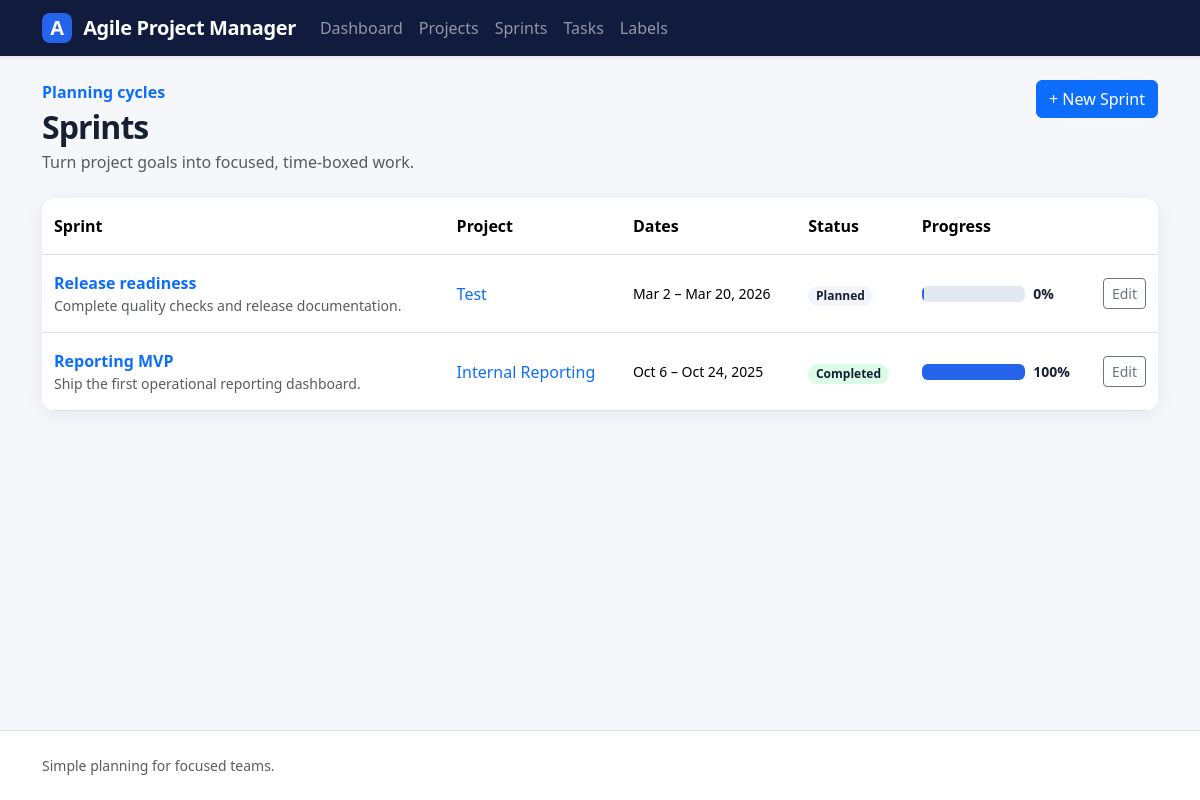
Page /sprints/ on the earlier database version.
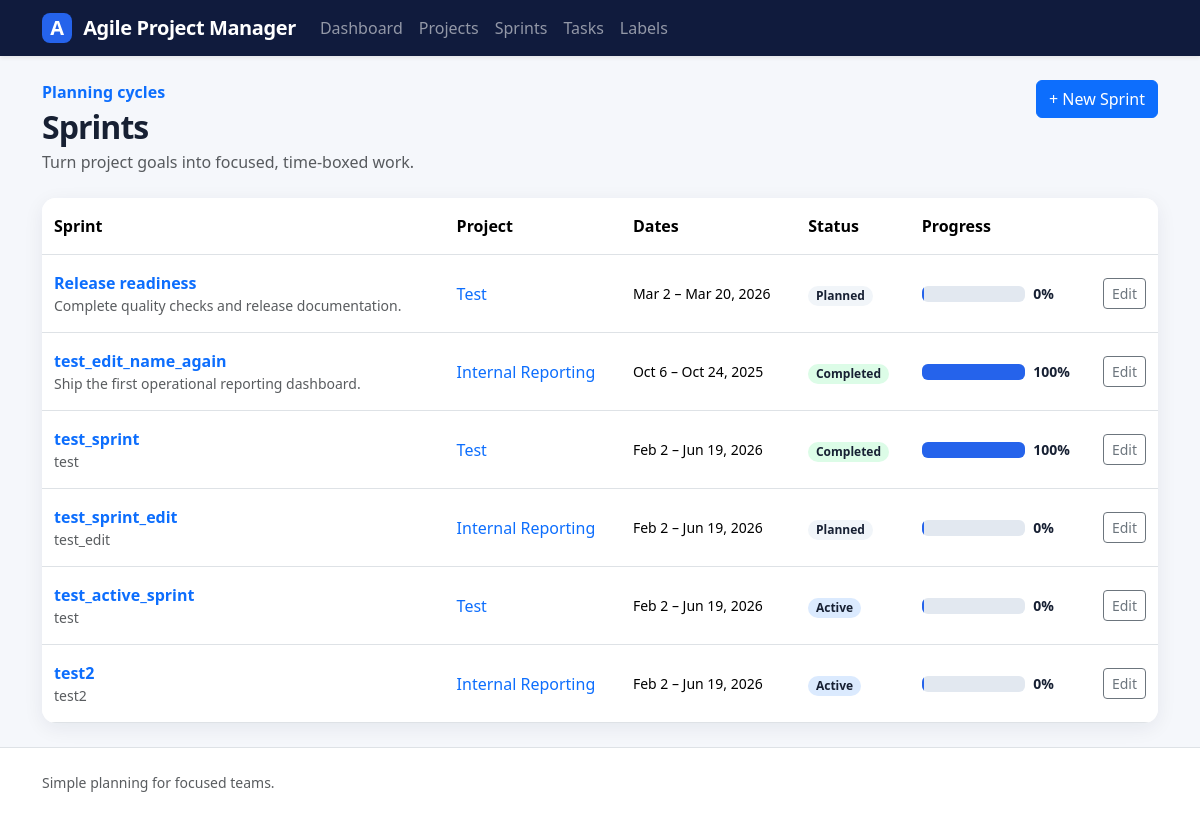
Same page on the later database version.
### sprints/models.py (models this page shows, shortened)
class Sprint(models.Model):
    class StatusChoices(models.TextChoices):
        PLANNED = 'planned', 'Planned'
        ACTIVE = 'active', 'Active'
        COMPLETED = 'completed', 'Completed'
    project = models.ForeignKey(Project, on_delete=models.CASCADE)
    name = models.CharField(
        max_length=100,
        validators=[MinLengthValidator(4)],
    )
    goal = models.CharField(max_length=100)
    start_date = models.DateField()
    end_date = models.DateField()
    status = models.CharField(choices=StatusChoices.choices, max_length=10)
    @property
    def progress(self):
        total_tasks = self.task_set.count()
        if total_tasks == 0:
            return 0
        completed_tasks = self.task_set.filter(status='completed').count()
        return round((completed_tasks / total_tasks) * 100)

### projects/models.py (models this page shows, shortened)
class Project(models.Model):
    class StatusChoices(models.TextChoices):
        ACTIVE = 'active', 'Active'
        COMPLETED = 'completed', 'Completed'
        ON_HOLD = 'on_hold', 'On Hold'
    name = models.CharField(
        max_length=100,
        validators=[MinLengthValidator(2)],
    )
    description = models.TextField(max_length=500, blank=True, null=True)
    start_date = models.DateField()
    end_date = models.DateField()
    status = models.CharField(choices=StatusChoices.choices, max_length=10)
    created_at = models.DateTimeField(auto_now_add=True)

### sprints/views.py (the view)
# urls.py: path('', SprintListView.as_view(), name='list'),
class SprintListView(ListView):
    model = Sprint
    context_object_name = 'sprints'
    template_name = 'sprints/sprint_list.html'

### templates/sprints/sprint_list.html (shortened to what the changed rows need)
{% extends "base.html" %}
{% block content %}
    <div class="page-header">
        <div>
            <h1 class="h2 mb-1">
                Sprints
            </h1>
        </div>
    </div>
    <div class="card table-card">
        <div class="table-responsive">
            <table class="table table-hover mb-0">
                <thead>
                    <tr>
                        <th>
                            Sprint
                        </th>
                        <th>
                            Project
                        </th>
                        <th>
                            Dates
                        </th>
                        <th>
                            Status
                        </th>
                        <th>
                            Progress
                        </th>
                        <th>
                        </th>
                    </tr>
                </thead>
                <tbody>
                    {% for sprint in sprints %}
                        <tr>
                            <td>
                                <a class="fw-semibold text-decoration-none" href="{% url 'sprints:detail' sprint.pk %}">
                                    {{ sprint.name }}
                                </a>
                                <div class="small text-muted">
                                    {{ sprint.goal|truncatewords:10 }}
                                </div>
                            </td>
                            <td>
                                <a href="{% url 'projects:detail' sprint.project.pk %}" class="text-decoration-none">
                                    {{ sprint.project.name }}
                                </a>
                            </td>
                            <td class="small">
                                {{ sprint.start_date|date:"M j" }}
                                –
                                {{ sprint.end_date|date:"M j, Y" }}
                            </td>
                            <td>
                                <span class="sprint-status badge rounded-pill badge-status-{{ sprint.status }}">
                                    {{ sprint.get_status_display|default:sprint.status|title }}
                                </span>
                            </td>
                            <td style="min-width: 130px">
                                {% with progress=sprint.progress|default:0 %}
                                    <div class="d-flex align-items-center gap-2">
                                        <div class="progress flex-grow-1" role="progressbar" aria-label="Sprint progress" aria-valuenow="{{ progress }}" aria-valuemin="0" aria-valuemax="100">
                                            <div class="progress-bar" style="width: {{ progress }}%"></div>
                                        </div>
                                        <span class="progress-value">{{ progress }}%</span>
                                    </div>
                                {% endwith %}
                            </td>
                            <td class="text-end">
                                <a href="{% url 'sprints:update' sprint.pk %}" class="btn btn-sm btn-outline-secondary">
                                    Edit
                                </a>
                            </td>
                        </tr>
                    {% empty %}
                        <tr>
                            <td colspan="6">
                                {% include "partials/_empty_state.html" with title="No sprints yet" message="Create a sprint from a project or start a new one here." action_url=sprint_create_url action_text="Create sprint" %}
                            </td>
                        </tr>
                    {% endfor %}
                </tbody>
            </table>
        </div>
    </div>
{% endblock %}

Differences in the rows shown:
changed Sprint "Ship the first operational reporting dashboard.": name "Reporting MVP" → "test_edit_name_again"
added Sprint: name "test_sprint", goal "test", project.name "Test", start_date "Feb 2", end_date "Jun 19, 2026", status "Completed", sprint "100"
added Sprint: name "test_sprint_edit", goal "test_edit", project.name "Internal Reporting", start_date "Feb 2", end_date "Jun 19, 2026", status "Planned", sprint "0"
added Sprint: name "test_active_sprint", goal "test", project.name "Test", start_date "Feb 2", end_date "Jun 19, 2026", status "Active", sprint "0"
added Sprint: name "test2", goal "test2", project.name "Internal Reporting", start_date "Feb 2", end_date "Jun 19, 2026", status "Active", sprint "0"
